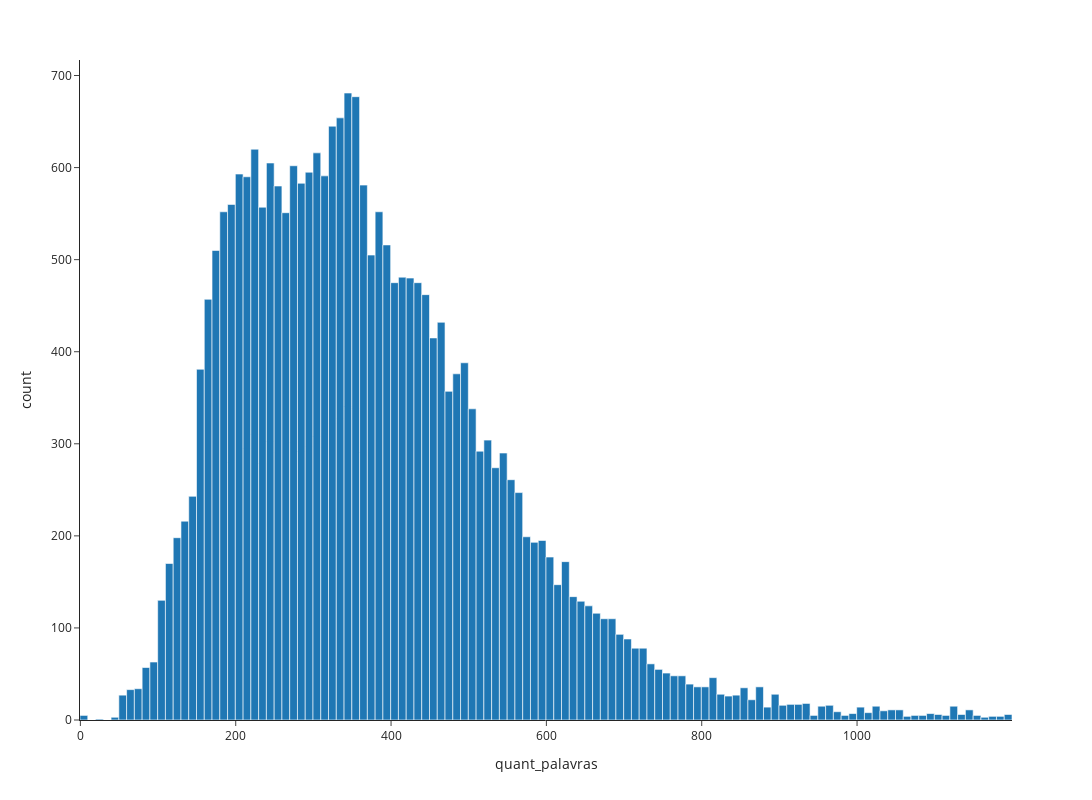

Notebook code cell kept with this figure:
### Markdown cell above
## Adiciona a quantidade de palavras que cada texto possui

### Code cell
df['quant_palavras'] = df['text'].apply(lambda x: len(x.split(" ")))
fig = px.histogram(df[df['quant_palavras'] < 1200], x='quant_palavras', template='simple_white', width=1200, height=800)
fig.show()

### Figure 1 — Plotly figure (JSON) as saved in the notebook; plotly's stock layout.template omitted (floating-point values rounded to 4 significant figures; data arrays with more than 128 entries replaced by an {"elided": "..."} marker saying what was removed)
{"data": [{"alignmentgroup": "True", "bingroup": "x", "hovertemplate": "quant_palavras=%{x}<br>count=%{y}<extra></extra>", "legendgroup": "", "marker": {"color": "#1F77B4", "pattern": {"shape": ""}}, "name": "", "offsetgroup": "", "orientation": "v", "showlegend": false, "type": "histogram", "x": {"elided": "24940 int values"}, "xaxis": "x", "yaxis": "y"}], "layout": {"barmode": "relative", "height": 800, "legend": {"tracegroupgap": 0}, "margin": {"t": 60}, "width": 1200, "xaxis": {"anchor": "y", "domain": [0, 1], "title": {"text": "quant_palavras"}}, "yaxis": {"anchor": "x", "domain": [0, 1], "title": {"text": "count"}}}}
